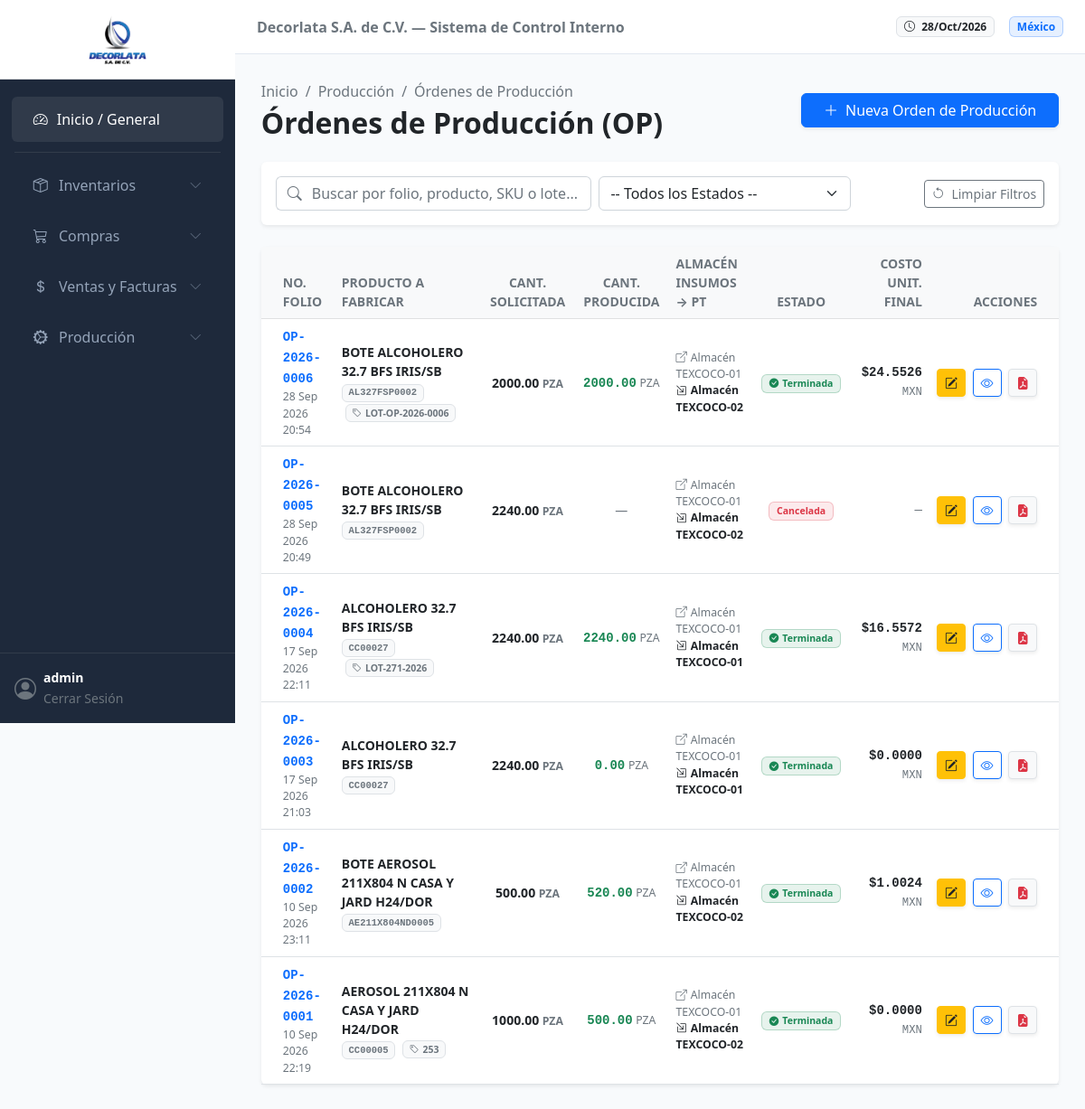
The page /produccion/ordenes/ (signed in) on the database as committed earlier.
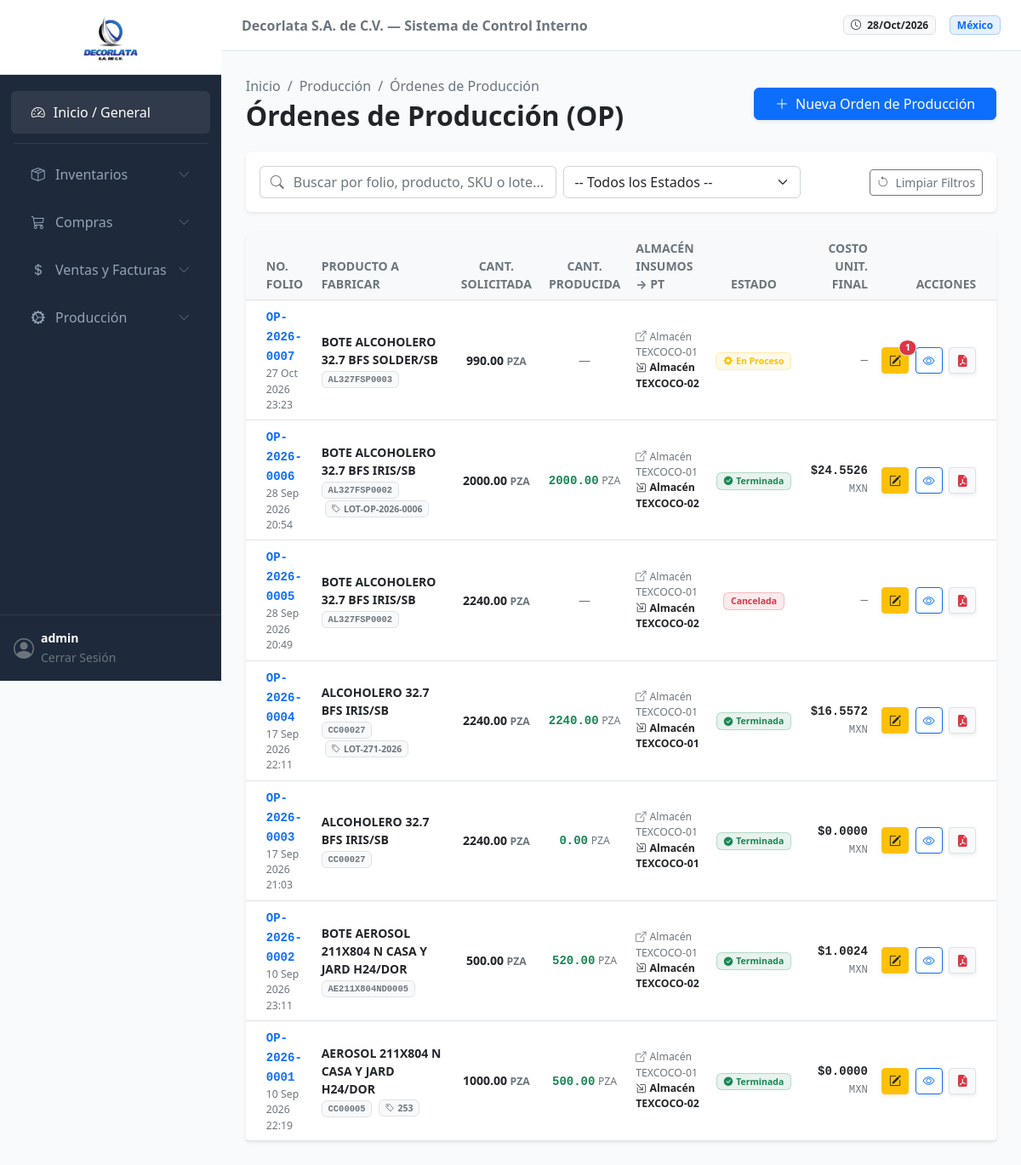
The same page on the database as committed later.
### produccion/models.py (models this page shows, shortened)
class OrdenProduccion(models.Model):
    PLANEADA = 'PLA'
    EN_PROCESO = 'PRO'
    TERMINADA = 'TER'
    CANCELADA = 'CAN'
    ESTADOS_PRODUCCION = [
        (PLANEADA, 'Planeada / En Espera'),
        (EN_PROCESO, 'En Proceso de Fabricación'),
        (TERMINADA, 'Terminada (Stock Afectado)'),
        (CANCELADA, 'Cancelada'),
    ]
    folio = models.CharField(
        max_length=20,
        unique=True,
        editable=False,
        verbose_name="No. Orden de Producción"
    )
    producto_a_fabricar = models.ForeignKey(
        Producto,
        on_delete=models.PROTECT,
        related_name='ordenes_fabricacion',
        verbose_name="Producto a Fabricar"
    )
    bom = models.ForeignKey(
        ListaMaterialesBOM,
        on_delete=models.PROTECT,
        null=True,
        blank=True,
        related_name='ordenes_produccion',
        verbose_name="Fórmula / BOM Utilizada"
    )
    cantidad_a_producir = models.DecimalField(
        max_digits=14,
        decimal_places=4,
        validators=[MinValueValidator(Decimal('0.0001'))],
        verbose_name="Cantidad Solicitada"
    )
    cantidad_producida = models.DecimalField(
        max_digits=14,
        decimal_places=4,
        default=Decimal('0.0000'),
        verbose_name="Cantidad Producida Real"
    )
    bodega_origen_insumos = models.ForeignKey(
        Bodega,
        on_delete=models.PROTECT,
        null=True,
        blank=True,
        related_name='ops_origen',
        verbose_name="Bodega de Insumos / Materia Prima",
        help_text="Almacén del cual se tomarán las materias primas y componentes"
    )
    bodega_destino_pt = models.ForeignKey(
        Bodega,
        on_delete=models.PROTECT,
        null=True,
        blank=True,
        related_name='ops_destino',
        verbose_name="Bodega Destino (Producto Fabricado)",
        help_text="Almacén al cual ingresará el lote terminado"
    )
    pedido_venta = models.ForeignKey(
        'ventas.PedidoVenta_Maestro',
        on_delete=models.SET_NULL,
        null=True,
        blank=True,
        related_name='ordenes_produccion',
        verbose_name="Pedido de Venta Relacionado",
        help_text="Pedido comercial en firme que originó esta orden de producción"
    )
    pedido_detalle = models.ForeignKey(
        'ventas.PedidoVenta_Detalle',
        on_delete=models.SET_NULL,
        null=True,
        blank=True,
        related_name='ordenes_produccion',
        verbose_name="Partida de Pedido Específica"
    )
    fecha_inicio = models.DateTimeField(
        default=timezone.now,
        verbose_name="Fecha de Creación"
    )
    fecha_compromiso = models.DateField(
        null=True,
        blank=True,
        verbose_name="Fecha Compromiso de Entrega"
    )
    fecha_finalizacion = models.DateTimeField(
        null=True,
        blank=True,
        verbose_name="Fecha de Finalización"
    )
    estado = models.CharField(
        max_length=3,
        choices=ESTADOS_PRODUCCION,
        default=PLANEADA,
        verbose_name="Estado de Producción"
    )
    costo_total_insumos_mxn = models.DecimalField(
        max_digits=18,
        decimal_places=6,
        default=Decimal('0.000000'),
        verbose_name="Costo Total Insumos (MXN)"
    )
    costo_unitario_final_mxn = models.DecimalField(
        max_digits=18,
        decimal_places=6,
        default=Decimal('0.000000'),
        verbose_name="Costo Unitario Resultante (MXN)"
    )
    lote_fabricacion = models.CharField(
        max_length=50,
        blank=True,
        null=True,
        verbose_name="Lote de Fabricación"
    )
    usuario_creacion = models.ForeignKey(
        User,
        on_delete=models.PROTECT,
        null=True,
        blank=True,
        related_name='ops_creadas',
        verbose_name="Registrado por"
    )
    usuario_finalizacion = models.ForeignKey(
        User,
        on_delete=models.PROTECT,
        null=True,
        blank=True,
        related_name='ops_finalizadas',
        verbose_name="Finalizado por"
    )
    observaciones = models.TextField(
        blank=True,
        null=True,
        verbose_name="Observaciones del Proceso"
    )
    class Meta:
        verbose_name = "Orden de Producción"
        verbose_name_plural = "Órdenes de Producción"
        ordering = ['-fecha_inicio']
        permissions = [
            ("lanzar_op_pedido", "Puede lanzar Órdenes de Producción desde Pedidos de Venta"),
        ]
    @property
    def entregas_pendientes_count(self):
        return self.entregas_parciales.filter(estado=EntregaParcialProduccion.PENDIENTE).count()

### inventario/models.py (models this page shows, shortened)
class Producto(models.Model):
    MATERIA_PRIMA = 'MP'
    COMPONENTE = 'CP'
    PRODUCTO_TERMINADO = 'PT'
    HOJALATA_ROLLO = 'HR'
    HOJA_LITOGRAFIADA = 'HL'
    HOJA_CORTADA = 'HC'
    PLANTILLA = 'CC'
    TIPO_PRODUCTO_CHOICES = [
        (MATERIA_PRIMA, 'Materia Prima (Materiales de Empaque/Cobre/Bzniz)'),
        (COMPONENTE, 'Componente (Conos/Fondos/Boq./Válvulas)'),
        (PRODUCTO_TERMINADO, 'Bote Terminado (Aerosol,Alcoholero,Pintura)'),
        (HOJALATA_ROLLO, 'Hojalata Rollo'),
        (HOJA_LITOGRAFIADA, 'Hoja (Litografiada / Barnizada)'),
        (HOJA_CORTADA, 'Hoja Cortada Plain'),
        (PLANTILLA, 'Plantilla(Cuerpos Cortados)'),
    ]
    nombre = models.CharField(max_length=255)
    sku = models.CharField(max_length=50, unique=True, help_text="Ej: AE-001 (Aerosol) o MP-BAR-EPO (Barniz)")
    descripcion = models.TextField(blank=True, null=True)
    tipo = models.CharField(max_length=2, choices=TIPO_PRODUCTO_CHOICES, default=PRODUCTO_TERMINADO)
    unidad_medida = models.ForeignKey(UnidadMedida, on_delete=models.PROTECT, help_text="Ej: Pza, Kg")
    moneda_base_costo = models.ForeignKey(
        Moneda, on_delete=models.PROTECT, related_name='productos_costo', help_text="Moneda en la que se rastrea el costo promedio"
    )
    moneda_base_venta = models.ForeignKey(
        Moneda, on_delete=models.PROTECT, related_name='productos_venta', help_text="Moneda de referencia para precios de venta"
    )
    costo_promedio_mxn = models.DecimalField(
        max_digits=18, decimal_places=6, default=Decimal('0.000000'), help_text="Costo promedio unitario en MXN para contabilidad"
    )
    clave_sat = models.CharField(
        max_length=10, default='24121800',
        verbose_name="Clave SAT Prod/Serv",
        help_text="Clave de producto/servicio SAT (ej. 24121800 para empaques y envases metálicos)"
    )
    clave_unidad_sat = models.CharField(
        max_length=10, default='H87',
        verbose_name="Clave Unidad SAT",
        help_text="Clave de unidad de medida SAT (ej. H87 para Pieza, KGM para Kilogramo)"
    )
    class Meta:
        verbose_name = "Producto"
        verbose_name_plural = "Catálogo de Productos"

class UnidadMedida(models.Model):
    codigo = models.CharField(max_length=10, unique=True)
    nombre = models.CharField(max_length=50)
    class Meta:
        verbose_name = "Unidad de Medida"
        verbose_name_plural = "Unidades de Medida"

class Bodega(models.Model):
    codigo = models.CharField(max_length=20, unique=True)
    nombre = models.CharField(max_length=100)
    descripcion = models.TextField(blank=True, null=True)
    class Meta:
        verbose_name = "Bodega / Almacén"
        verbose_name_plural = "Bodegas / Almacenes"

### produccion/views.py (the view, shortened to what this page needs)
# urls.py: path('ordenes/', views.ordenes_catalogo_view, name='lista_ordenes'),
@login_required
def ordenes_catalogo_view(request):
    query = request.GET.get('q', '').strip()
    estado_filtro = request.GET.get('estado', '').strip()
    ordenes = OrdenProduccion.objects.select_related(
        'producto_a_fabricar',
        'producto_a_fabricar__unidad_medida',
        'bodega_origen_insumos',
        'bodega_destino_pt',
        'usuario_creacion'
    ).all()
    if estado_filtro:
        ordenes = ordenes.filter(estado=estado_filtro)
    if request.headers.get('HX-Request') and not request.headers.get('HX-Target') == 'main-content':
        return render(request, 'produccion/partials/_tabla_ordenes.html', {'ordenes': ordenes})
    return render(request, 'produccion/ordenes_catalogo.html', {
        'ordenes': ordenes,
        'query': query,
        'estado_filtro': estado_filtro
    })

### produccion/templates/produccion/ordenes_catalogo.html (shortened to what this page needs)
{% extends 'general/base.html' %}
{% load static %}
{% block content %}
<div class="d-flex justify-content-between align-items-center mb-4 flex-wrap gap-3">
    <div>
        <nav aria-label="breadcrumb">
            <ol class="breadcrumb mb-1 small">
                <li class="breadcrumb-item"><a href="{% url 'general:dashboard' %}" class="text-decoration-none text-muted">Inicio</a></li>
                <li class="breadcrumb-item"><a href="#" class="text-decoration-none text-muted">Producción</a></li>
                <li class="breadcrumb-item active" aria-current="page">Órdenes de Producción</li>
            </ol>
        </nav>
        <h2 class="fw-bold text-dark mb-0">Órdenes de Producción (OP)</h2>
    </div>
    <div>
        <a href="{% url 'produccion:crear_orden' %}" class="btn btn-primary px-4 shadow-sm">
            <i class="bi bi-plus-lg me-2"></i>Nueva Orden de Producción
        </a>
    </div>
</div>
<div class="card border-0 shadow-sm mb-4">
    <div class="card-body p-3">
        <form id="filtro-ordenes-form"
              class="row g-2 align-items-center"
              hx-get="{% url 'produccion:lista_ordenes' %}"
              hx-trigger="submit, change from:select, keyup delay:350ms from:input"
              hx-target="#tabla-ordenes-container">
            <div class="col-md-5">
                <div class="input-group">
                    <span class="input-group-text bg-white border-end-0 text-muted"><i class="bi bi-search"></i></span>
                    <input type="text"
                           class="form-control border-start-0 ps-0"
                           placeholder="Buscar por folio, producto, SKU o lote..."
                           name="q"
                           value="{{ query }}">
                </div>
            </div>
            <div class="col-md-4">
                <select name="estado" class="form-select">
                    <option value="">-- Todos los Estados --</option>
                </select>
            </div>
            <div class="col-md-3 text-md-end">
                <a href="{% url 'produccion:lista_ordenes' %}" class="btn btn-outline-secondary btn-sm">
                    <i class="bi bi-arrow-counterclockwise me-1"></i> Limpiar Filtros
                </a>
            </div>
        </form>
    </div>
</div>
<div class="card border-0 shadow-sm" id="tabla-ordenes-container">
    {% include 'produccion/partials/_tabla_ordenes.html' %}
</div>
{% endblock %}

### produccion/templates/produccion/partials/_tabla_ordenes.html (shortened to what the changed rows need)
<div class="table-responsive">
    <table class="table table-hover align-middle mb-0">
        <thead class="table-light text-muted small text-uppercase">
            <tr>
                <th class="ps-4">No. Folio</th>
                <th>Producto a Fabricar</th>
                <th class="text-center">Cant. Solicitada</th>
                <th class="text-center">Cant. Producida</th>
                <th>Almacén Insumos &rarr; PT</th>
                <th class="text-center">Estado</th>
                <th class="text-end">Costo Unit. Final</th>
                <th class="text-end pe-4">Acciones</th>
            </tr>
        </thead>
        <tbody class="text-secondary small">
            {% for orden in ordenes %}
            <tr>
                <td class="ps-4">
                    <a href="{% url 'produccion:detalle_orden' orden.id %}" class="fw-bold text-decoration-none text-primary font-monospace">
                        {{ orden.folio }}
                    </a>
                    <span class="d-block text-muted small">{{ orden.fecha_inicio|date:"d M Y H:i" }}</span>
                </td>
                <td>
                    <span class="fw-bold text-dark d-block">{{ orden.producto_a_fabricar.nombre }}</span>
                    <span class="badge bg-light text-secondary border font-monospace">{{ orden.producto_a_fabricar.sku }}</span>
                    {% if orden.lote_fabricacion %}
                        <span class="badge bg-light text-muted border ms-1"><i class="bi bi-tag me-1"></i>{{ orden.lote_fabricacion }}</span>
                    {% endif %}
                </td>
                <td class="text-center fw-semibold text-dark">
                    {{ orden.cantidad_a_producir|floatformat:2 }} <small class="text-muted">{{ orden.producto_a_fabricar.unidad_medida.codigo }}</small>
                </td>
                <td class="text-center">
                    {% if orden.estado == 'TER' %}
                        <span class="fw-bold text-success font-monospace">{{ orden.cantidad_producida|floatformat:2 }}</span>
                        <small class="text-muted">{{ orden.producto_a_fabricar.unidad_medida.codigo }}</small>
                    {% else %}
                        <span class="text-muted">&mdash;</span>
                    {% endif %}
                </td>
                <td>
                    <small class="d-block text-muted"><i class="bi bi-box-arrow-up-right me-1"></i>{{ orden.bodega_origen_insumos.nombre }}</small>
                    <small class="d-block text-dark fw-semibold"><i class="bi bi-box-arrow-in-down-right me-1"></i>{{ orden.bodega_destino_pt.nombre }}</small>
                </td>
                <td class="text-center">
                    {% if orden.estado == 'PLA' %}
                        <span class="badge bg-secondary bg-opacity-10 text-secondary border border-secondary border-opacity-25 px-2 py-1">
                            <i class="bi bi-clock me-1"></i>Planeada
                        </span>
                    {% elif orden.estado == 'PRO' %}
                        <span class="badge bg-warning bg-opacity-10 text-warning border border-warning border-opacity-25 px-2 py-1">
                            <i class="bi bi-gear-fill me-1"></i>En Proceso
                        </span>
                    {% elif orden.estado == 'TER' %}
                        <span class="badge bg-success bg-opacity-10 text-success border border-success border-opacity-25 px-2 py-1">
                            <i class="bi bi-check-circle-fill me-1"></i>Terminada
                        </span>
                    {% elif orden.estado == 'CAN' %}
                        <span class="badge bg-danger bg-opacity-10 text-danger border border-danger border-opacity-25 px-2 py-1">
                            Cancelada
                        </span>
                    {% endif %}
                </td>
                <td class="text-end font-monospace">
                    {% if orden.estado == 'TER' %}
                        <strong class="text-dark">${{ orden.costo_unitario_final_mxn|floatformat:4 }}</strong> <small class="text-muted">MXN</small>
                    {% else %}
                        <span class="text-muted">&mdash;</span>
                    {% endif %}
                </td>
                <td class="text-end pe-4 text-nowrap">
                    <a href="{% url 'produccion:gestionar_orden' orden.id %}" class="btn btn-sm btn-warning text-dark shadow-sm position-relative" title="Editar / Gestionar Entregas Parciales">
                        <i class="bi bi-pencil-square"></i>
                        {% if orden.entregas_pendientes_count > 0 %}
                            <span class="position-absolute top-0 start-100 translate-middle badge rounded-pill bg-danger border border-light" style="font-size: 0.65rem;" title="{{ orden.entregas_pendientes_count }} entregas congeladas esperando almacén">
                                {{ orden.entregas_pendientes_count }}
                            </span>
                        {% endif %}
                    </a>
                    <a href="{% url 'produccion:detalle_orden' orden.id %}" class="btn btn-sm btn-outline-primary shadow-sm ms-1" title="Ver Detalle y Trazabilidad">
                        <i class="bi bi-eye"></i>
                    </a>
                    <a href="{% url 'produccion:descargar_pdf' orden.id %}" target="_blank" class="btn btn-sm btn-light text-danger border shadow-sm ms-1" title="Descargar Hoja de Viajero (PDF)">
                        <i class="bi bi-file-earmark-pdf-fill"></i>
                    </a>
                </td>
            </tr>
            {% endfor %}
        </tbody>
    </table>
</div>

Rows that differ between the two databases and show on the page:
added OrdenProduccion: folio "OP-2026-0007", fecha_inicio "27 Oct 2026 23:23", producto_a_fabricar.nombre "BOTE ALCOHOLERO 32.7 BFS SOLDER/SB", producto_a_fabricar.sku "AL327FSP0003", cantidad_a_producir "990.00", producto_a_fabricar.unidad_medida.codigo "PZA", bodega_origen_insumos.nombre "Almacén TEXCOCO-01", bodega_destino_pt.nombre "Almacén TEXCOCO-02", estado "PRO" (drawn), entregas_pendientes_count "1"
